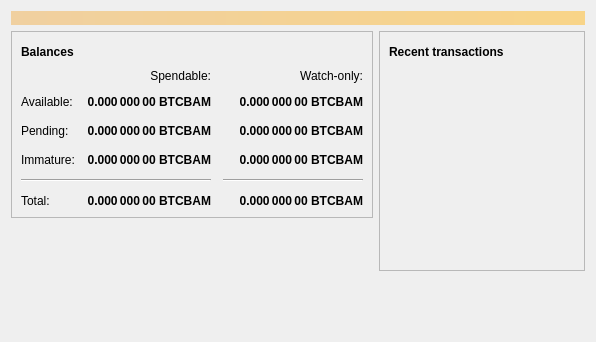
<?xml version="1.0" encoding="UTF-8"?>
<ui version="4.0">
 <class>OverviewPage</class>
 <widget class="QWidget" name="OverviewPage">
  <property name="geometry">
   <rect>
    <x>0</x>
    <y>0</y>
    <width>596</width>
    <height>342</height>
   </rect>
  </property>
  <property name="windowTitle">
   <string>Form</string>
  </property>
  <layout class="QVBoxLayout" name="topLayout">
   <item>
    <widget class="QLabel" name="labelAlerts">
     <property name="visible">
      <bool>false</bool>
     </property>
     <property name="styleSheet">
      <string notr="true">QLabel { background-color: qlineargradient(x1: 0, y1: 0, x2: 1, y2: 0, stop:0 #F0D0A0, stop:1 #F8D488); color:#000000; }</string>
     </property>
     <property name="wordWrap">
      <bool>true</bool>
     </property>
     <property name="margin">
      <number>3</number>
     </property>
     <property name="textInteractionFlags">
      <set>Qt::TextSelectableByMouse</set>
     </property>
    </widget>
   </item>
   <item>
    <layout class="QHBoxLayout" name="horizontalLayout" stretch="1,1">
     <item>
      <layout class="QVBoxLayout" name="verticalLayout_2">
       <item>
        <widget class="QFrame" name="frame">
         <property name="frameShape">
          <enum>QFrame::StyledPanel</enum>
         </property>
         <property name="frameShadow">
          <enum>QFrame::Raised</enum>
         </property>
         <layout class="QVBoxLayout" name="verticalLayout_4">
          <item>
           <layout class="QHBoxLayout" name="horizontalLayout_4">
            <item>
             <widget class="QLabel" name="label_5">
              <property name="font">
               <font>
                <weight>75</weight>
                <bold>true</bold>
               </font>
              </property>
              <property name="text">
               <string>Balances</string>
              </property>
             </widget>
            </item>
            <item>
             <widget class="QPushButton" name="labelWalletStatus">
              <property name="enabled">
               <bool>true</bool>
              </property>
              <property name="maximumSize">
               <size>
                <width>30</width>
                <height>16777215</height>
               </size>
              </property>
              <property name="toolTip">
               <string>The displayed information may be out of date. Your wallet automatically synchronizes with the BitcoinBam network after a connection is established, but this process has not completed yet.</string>
              </property>
              <property name="text">
               <string/>
              </property>
              <property name="icon">
               <iconset resource="../bitcoinbam.qrc">
                <normaloff>:/icons/warning</normaloff>
                <disabledoff>:/icons/warning</disabledoff>:/icons/warning</iconset>
              </property>
              <property name="iconSize">
               <size>
                <width>24</width>
                <height>24</height>
               </size>
              </property>
              <property name="flat">
               <bool>true</bool>
              </property>
             </widget>
            </item>
            <item>
             <spacer name="horizontalSpacer_3">
              <property name="orientation">
               <enum>Qt::Horizontal</enum>
              </property>
              <property name="sizeHint" stdset="0">
               <size>
                <width>40</width>
                <height>20</height>
               </size>
              </property>
             </spacer>
            </item>
           </layout>
          </item>
          <item>
           <layout class="QGridLayout" name="gridLayout">
            <property name="spacing">
             <number>12</number>
            </property>
            <item row="2" column="2">
             <widget class="QLabel" name="labelWatchPending">
              <property name="font">
               <font>
                <weight>75</weight>
                <bold>true</bold>
               </font>
              </property>
              <property name="cursor">
               <cursorShape>IBeamCursor</cursorShape>
              </property>
              <property name="toolTip">
               <string>Unconfirmed transactions to watch-only addresses</string>
              </property>
              <property name="text">
               <string notr="true">0.000 000 00 BTCBAM</string>
              </property>
              <property name="alignment">
               <set>Qt::AlignRight|Qt::AlignTrailing|Qt::AlignVCenter</set>
              </property>
              <property name="textInteractionFlags">
               <set>Qt::LinksAccessibleByMouse|Qt::TextSelectableByKeyboard|Qt::TextSelectableByMouse</set>
              </property>
             </widget>
            </item>
            <item row="2" column="1">
             <widget class="QLabel" name="labelUnconfirmed">
              <property name="font">
               <font>
                <weight>75</weight>
                <bold>true</bold>
               </font>
              </property>
              <property name="cursor">
               <cursorShape>IBeamCursor</cursorShape>
              </property>
              <property name="toolTip">
               <string>Total of transactions that have yet to be confirmed, and do not yet count toward the spendable balance</string>
              </property>
              <property name="text">
               <string notr="true">0.000 000 00 BTCBAM</string>
              </property>
              <property name="alignment">
               <set>Qt::AlignRight|Qt::AlignTrailing|Qt::AlignVCenter</set>
              </property>
              <property name="textInteractionFlags">
               <set>Qt::LinksAccessibleByMouse|Qt::TextSelectableByKeyboard|Qt::TextSelectableByMouse</set>
              </property>
             </widget>
            </item>
            <item row="3" column="2">
             <widget class="QLabel" name="labelWatchImmature">
              <property name="font">
               <font>
                <weight>75</weight>
                <bold>true</bold>
               </font>
              </property>
              <property name="cursor">
               <cursorShape>IBeamCursor</cursorShape>
              </property>
              <property name="toolTip">
               <string>Mined balance in watch-only addresses that has not yet matured</string>
              </property>
              <property name="text">
               <string notr="true">0.000 000 00 BTCBAM</string>
              </property>
              <property name="alignment">
               <set>Qt::AlignRight|Qt::AlignTrailing|Qt::AlignVCenter</set>
              </property>
              <property name="textInteractionFlags">
               <set>Qt::LinksAccessibleByMouse|Qt::TextSelectableByKeyboard|Qt::TextSelectableByMouse</set>
              </property>
             </widget>
            </item>
            <item row="4" column="0" colspan="2">
             <widget class="Line" name="line">
              <property name="orientation">
               <enum>Qt::Horizontal</enum>
              </property>
             </widget>
            </item>
            <item row="4" column="2">
             <widget class="Line" name="lineWatchBalance">
              <property name="sizePolicy">
               <sizepolicy hsizetype="Preferred" vsizetype="Fixed">
                <horstretch>0</horstretch>
                <verstretch>0</verstretch>
               </sizepolicy>
              </property>
              <property name="minimumSize">
               <size>
                <width>140</width>
                <height>0</height>
               </size>
              </property>
              <property name="orientation">
               <enum>Qt::Horizontal</enum>
              </property>
             </widget>
            </item>
            <item row="5" column="0">
             <widget class="QLabel" name="labelTotalText">
              <property name="text">
               <string>Total:</string>
              </property>
             </widget>
            </item>
            <item row="3" column="1">
             <widget class="QLabel" name="labelImmature">
              <property name="font">
               <font>
                <weight>75</weight>
                <bold>true</bold>
               </font>
              </property>
              <property name="cursor">
               <cursorShape>IBeamCursor</cursorShape>
              </property>
              <property name="toolTip">
               <string>Mined balance that has not yet matured</string>
              </property>
              <property name="text">
               <string notr="true">0.000 000 00 BTCBAM</string>
              </property>
              <property name="alignment">
               <set>Qt::AlignRight|Qt::AlignTrailing|Qt::AlignVCenter</set>
              </property>
              <property name="textInteractionFlags">
               <set>Qt::LinksAccessibleByMouse|Qt::TextSelectableByKeyboard|Qt::TextSelectableByMouse</set>
              </property>
             </widget>
            </item>
            <item row="2" column="3">
             <spacer name="horizontalSpacer_2">
              <property name="orientation">
               <enum>Qt::Horizontal</enum>
              </property>
              <property name="sizeHint" stdset="0">
               <size>
                <width>40</width>
                <height>20</height>
               </size>
              </property>
             </spacer>
            </item>
            <item row="3" column="0">
             <widget class="QLabel" name="labelImmatureText">
              <property name="text">
               <string>Immature:</string>
              </property>
             </widget>
            </item>
            <item row="5" column="1">
             <widget class="QLabel" name="labelTotal">
              <property name="font">
               <font>
                <weight>75</weight>
                <bold>true</bold>
               </font>
              </property>
              <property name="cursor">
               <cursorShape>IBeamCursor</cursorShape>
              </property>
              <property name="toolTip">
               <string>Your current total balance</string>
              </property>
              <property name="text">
               <string notr="true">0.000 000 00 BTCBAM</string>
              </property>
              <property name="alignment">
               <set>Qt::AlignRight|Qt::AlignTrailing|Qt::AlignVCenter</set>
              </property>
              <property name="textInteractionFlags">
               <set>Qt::LinksAccessibleByMouse|Qt::TextSelectableByKeyboard|Qt::TextSelectableByMouse</set>
              </property>
             </widget>
            </item>
            <item row="5" column="2">
             <widget class="QLabel" name="labelWatchTotal">
              <property name="font">
               <font>
                <weight>75</weight>
                <bold>true</bold>
               </font>
              </property>
              <property name="cursor">
               <cursorShape>IBeamCursor</cursorShape>
              </property>
              <property name="toolTip">
               <string>Current total balance in watch-only addresses</string>
              </property>
              <property name="text">
               <string notr="true">0.000 000 00 BTCBAM</string>
              </property>
              <property name="alignment">
               <set>Qt::AlignRight|Qt::AlignTrailing|Qt::AlignVCenter</set>
              </property>
              <property name="textInteractionFlags">
               <set>Qt::LinksAccessibleByMouse|Qt::TextSelectableByKeyboard|Qt::TextSelectableByMouse</set>
              </property>
             </widget>
            </item>
            <item row="0" column="2">
             <widget class="QLabel" name="labelWatchonly">
              <property name="text">
               <string>Watch-only:</string>
              </property>
              <property name="alignment">
               <set>Qt::AlignRight|Qt::AlignTrailing|Qt::AlignVCenter</set>
              </property>
             </widget>
            </item>
            <item row="1" column="0">
             <widget class="QLabel" name="labelBalanceText">
              <property name="text">
               <string>Available:</string>
              </property>
             </widget>
            </item>
            <item row="1" column="1">
             <widget class="QLabel" name="labelBalance">
              <property name="font">
               <font>
                <weight>75</weight>
                <bold>true</bold>
               </font>
              </property>
              <property name="cursor">
               <cursorShape>IBeamCursor</cursorShape>
              </property>
              <property name="toolTip">
               <string>Your current spendable balance</string>
              </property>
              <property name="text">
               <string notr="true">0.000 000 00 BTCBAM</string>
              </property>
              <property name="alignment">
               <set>Qt::AlignRight|Qt::AlignTrailing|Qt::AlignVCenter</set>
              </property>
              <property name="textInteractionFlags">
               <set>Qt::LinksAccessibleByMouse|Qt::TextSelectableByKeyboard|Qt::TextSelectableByMouse</set>
              </property>
             </widget>
            </item>
            <item row="1" column="2">
             <widget class="QLabel" name="labelWatchAvailable">
              <property name="font">
               <font>
                <weight>75</weight>
                <bold>true</bold>
               </font>
              </property>
              <property name="cursor">
               <cursorShape>IBeamCursor</cursorShape>
              </property>
              <property name="toolTip">
               <string>Your current balance in watch-only addresses</string>
              </property>
              <property name="text">
               <string notr="true">0.000 000 00 BTCBAM</string>
              </property>
              <property name="alignment">
               <set>Qt::AlignRight|Qt::AlignTrailing|Qt::AlignVCenter</set>
              </property>
              <property name="textInteractionFlags">
               <set>Qt::LinksAccessibleByMouse|Qt::TextSelectableByKeyboard|Qt::TextSelectableByMouse</set>
              </property>
             </widget>
            </item>
            <item row="2" column="0">
             <widget class="QLabel" name="labelPendingText">
              <property name="text">
               <string>Pending:</string>
              </property>
             </widget>
            </item>
            <item row="0" column="1">
             <widget class="QLabel" name="labelSpendable">
              <property name="text">
               <string>Spendable:</string>
              </property>
              <property name="alignment">
               <set>Qt::AlignRight|Qt::AlignTrailing|Qt::AlignVCenter</set>
              </property>
             </widget>
            </item>
           </layout>
          </item>
         </layout>
        </widget>
       </item>
       <item>
        <spacer name="verticalSpacer">
         <property name="orientation">
          <enum>Qt::Vertical</enum>
         </property>
         <property name="sizeHint" stdset="0">
          <size>
           <width>20</width>
           <height>40</height>
          </size>
         </property>
        </spacer>
       </item>
      </layout>
     </item>
     <item>
      <layout class="QVBoxLayout" name="verticalLayout_3">
       <item>
        <widget class="QFrame" name="frame_2">
         <property name="frameShape">
          <enum>QFrame::StyledPanel</enum>
         </property>
         <property name="frameShadow">
          <enum>QFrame::Raised</enum>
         </property>
         <layout class="QVBoxLayout" name="verticalLayout">
          <item>
           <layout class="QHBoxLayout" name="horizontalLayout_2">
            <item>
             <widget class="QLabel" name="label_4">
              <property name="font">
               <font>
                <weight>75</weight>
                <bold>true</bold>
               </font>
              </property>
              <property name="text">
               <string>Recent transactions</string>
              </property>
             </widget>
            </item>
            <item>
             <widget class="QPushButton" name="labelTransactionsStatus">
              <property name="enabled">
               <bool>true</bool>
              </property>
              <property name="maximumSize">
               <size>
                <width>30</width>
                <height>16777215</height>
               </size>
              </property>
              <property name="toolTip">
               <string>The displayed information may be out of date. Your wallet automatically synchronizes with the BitcoinBam network after a connection is established, but this process has not completed yet.</string>
              </property>
              <property name="text">
               <string/>
              </property>
              <property name="icon">
               <iconset resource="../bitcoinbam.qrc">
                <normaloff>:/icons/warning</normaloff>
                <disabledoff>:/icons/warning</disabledoff>:/icons/warning</iconset>
              </property>
              <property name="iconSize">
               <size>
                <width>24</width>
                <height>24</height>
               </size>
              </property>
              <property name="flat">
               <bool>true</bool>
              </property>
             </widget>
            </item>
            <item>
             <spacer name="horizontalSpacer">
              <property name="orientation">
               <enum>Qt::Horizontal</enum>
              </property>
              <property name="sizeHint" stdset="0">
               <size>
                <width>40</width>
                <height>20</height>
               </size>
              </property>
             </spacer>
            </item>
           </layout>
          </item>
          <item>
           <widget class="QListView" name="listTransactions">
            <property name="styleSheet">
             <string notr="true">QListView { background: transparent; }</string>
            </property>
            <property name="frameShape">
             <enum>QFrame::NoFrame</enum>
            </property>
            <property name="verticalScrollBarPolicy">
             <enum>Qt::ScrollBarAlwaysOff</enum>
            </property>
            <property name="horizontalScrollBarPolicy">
             <enum>Qt::ScrollBarAlwaysOff</enum>
            </property>
            <property name="selectionMode">
             <enum>QAbstractItemView::NoSelection</enum>
            </property>
           </widget>
          </item>
         </layout>
        </widget>
       </item>
       <item>
        <spacer name="verticalSpacer_2">
         <property name="orientation">
          <enum>Qt::Vertical</enum>
         </property>
         <property name="sizeHint" stdset="0">
          <size>
           <width>20</width>
           <height>40</height>
          </size>
         </property>
        </spacer>
       </item>
      </layout>
     </item>
    </layout>
   </item>
  </layout>
 </widget>
 <resources/>
 <connections/>
</ui>
